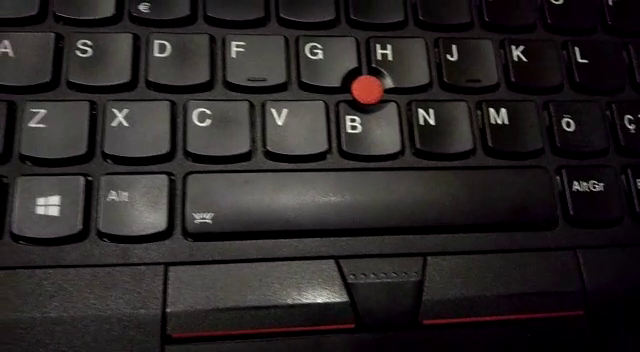
#> input picture frame 34 of videodanRenkSecme/klavye.mp4, 640 x 352 px, given in place of ram.mp4, which was not available
$ python videodanRenkSecme.py
#> lines starting #> are read from the running program, lines starting #| are printed output that depends on the picture; after the words box and inside, x2 and y2 are one past the last pixel; in counts of white or black regions, pixels touching at a corner belong together; pictures that were not available may be replaced by others from this repository, and a replacement may not be noted
import cv2
import numpy as np

webcam = cv2.VideoCapture("ram.mp4")

while True:
    _, imageFrame = webcam.read()
#> imageFrame is the input picture: shape (352, 640, 3); mean B, G, R 37.1, 37.1, 40.8

    if _==False:
        webcam = cv2.VideoCapture("ram.mp4")
        _, imageFrame = webcam.read()

    hsvFrame = cv2.cvtColor(imageFrame, cv2.COLOR_BGR2HSV)
#> hsvFrame: shape (352, 640, 3); mean H, S, V 72.1, 64.6, 41
    kernal = np.ones((5, 5), "uint8")

    cv2.normalize(imageFrame, imageFrame, 50, 200, cv2.NORM_MINMAX)

    red_lower = np.array([136, 87, 111], np.uint8)
    red_upper = np.array([180, 255, 255], np.uint8)
    red_mask = cv2.inRange(hsvFrame, red_lower, red_upper)
#> red_mask: shape (352, 640); every value is 0
    red_mask = cv2.dilate(red_mask, kernal)
    res_red = cv2.bitwise_and(imageFrame, imageFrame, mask = red_mask)
#> res_red: shape (352, 640, 3); every value is 0

    green_lower = np.array([25, 52, 72], np.uint8)
    green_upper = np.array([102, 255, 170], np.uint8)
    green_mask = cv2.inRange(hsvFrame, green_lower, green_upper)
    green_mask = cv2.dilate(green_mask, kernal)
    res_green = cv2.bitwise_and(imageFrame, imageFrame, mask = green_mask)

    blue_lower = np.array([94, 80, 2], np.uint8)
    blue_upper = np.array([120, 255, 255], np.uint8)
    blue_mask = cv2.inRange(hsvFrame, blue_lower, blue_upper)
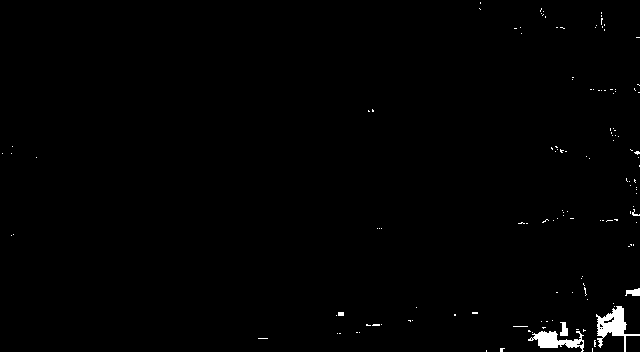
#> blue_mask: shape (352, 640); 0.82% white; 135 white regions (129 under 20 px), largest, box (x1, y1, x2, y2) and area: (596, 306, 640, 352) 713, (528, 331, 584, 352) 547, (625, 288, 640, 296) 83, (560, 322, 568, 336) 82, (338, 312, 344, 316) 24, (632, 209, 640, 216) 22
    blue_mask = cv2.dilate(blue_mask, kernal)
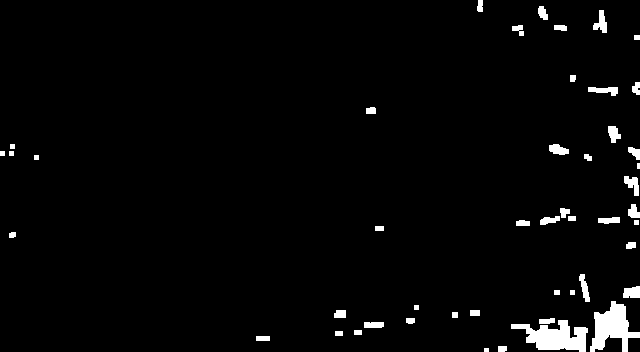
#> blue_mask: shape (352, 640); 2.7% white; 48 white regions (1 under 20 px), largest, box (x1, y1, x2, y2) and area: (511, 320, 588, 352) 1384, (590, 301, 640, 352) 1305, (593, 10, 607, 33) 180
    res_blue = cv2.bitwise_and(imageFrame, imageFrame, mask = blue_mask)
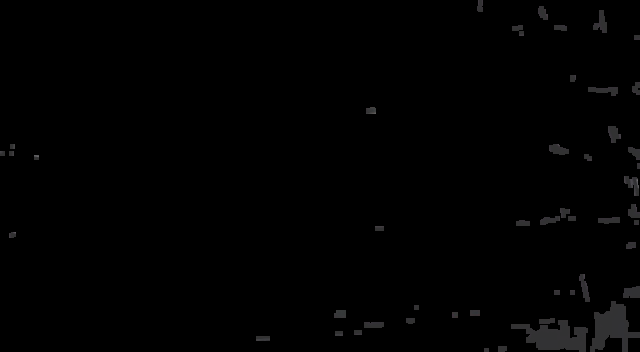
#> res_blue: shape (352, 640, 3); mean B, G, R 1.4, 1.4, 1.4

    black_lower = np.array([0, 0, 0], np.uint8)
    black_upper = np.array([10, 10, 10], np.uint8)
    black_mask = cv2.inRange(hsvFrame, black_lower, black_upper)
#> black_mask: shape (352, 640); 11% white; 277 white regions (209 under 20 px), largest, box (x1, y1, x2, y2) and area: (184, 220, 558, 242) 2752, (161, 282, 460, 348) 1535, (164, 247, 572, 266) 1117
    black_mask = cv2.dilate(black_mask, kernal)
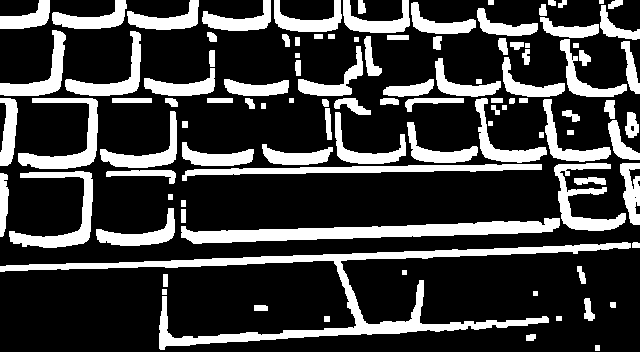
#> black_mask: shape (352, 640); 24.4% white; 105 white regions
    res_black = cv2.bitwise_and(imageFrame, imageFrame, mask = black_mask)
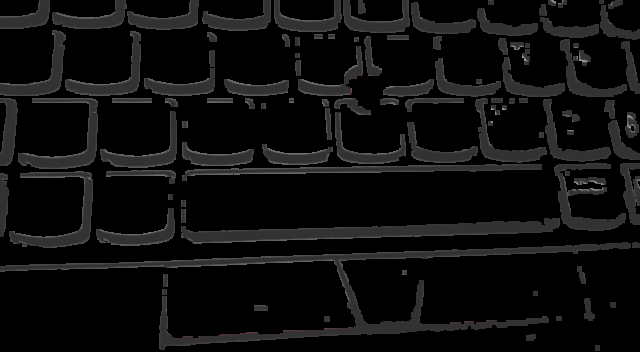
#> res_black: shape (352, 640, 3); mean B, G, R 14.1, 13.9, 14.3

    white_lower = np.array([220, 220, 220], np.uint8)
    white_upper = np.array([255, 255, 255], np.uint8)
    white_mask = cv2.inRange(hsvFrame, white_lower, white_upper)
    cv2.imshow("hsv",hsvFrame)
    cv2.imshow("1",white_mask)
    white_mask = cv2.dilate(white_mask, kernal)
    cv2.imshow("2",white_mask)
    res_white = cv2.bitwise_and(imageFrame, imageFrame, mask = white_mask)
    cv2.imshow("3",res_white)

    imageFrame=cv2.medianBlur(imageFrame,1)
    # cv2.imshow("ben blue",blue_mask)
    contours, hierarchy = cv2.findContours(red_mask,cv2.RETR_TREE,cv2.CHAIN_APPROX_SIMPLE)  # RETR_TREE -> ebeveynler ve çocuklar eşit
#> contours = []
    # print(contours)
    # print(hierarchy)
    for pic,contour in enumerate(contours):  # cv2.CHAIN_APPROX_SIMPLE -> gereksiz noktaları kaldırır kontür sıkılaştırır. alan tasarrufu sağlar
        area=cv2.contourArea(contour)
        if (area>300):
            x,y,w,h=cv2.boundingRect(contour)  # çizilen dikdörtgen içindekinin boyutuna göre şekil alır
            imageFrame=cv2.rectangle(imageFrame,(x,y),(x+w,y+h),(0,0,255),2)
            cv2.putText(imageFrame,"Red Colour",(x,y),cv2.FONT_HERSHEY_SIMPLEX,1.0,(0,0,255))
#> this loop made 0 passes

    contours, hierarchy = cv2.findContours(green_mask,cv2.RETR_TREE,cv2.CHAIN_APPROX_SIMPLE)
    for pic,contour in enumerate(contours):
        area=cv2.contourArea(contour)
        if (area>300):
            x,y,w,h=cv2.boundingRect(contour)
            imageFrame=cv2.rectangle(imageFrame,(x,y),(x+w,y+h),(0,255,0),2)
            cv2.putText(imageFrame,"Green Colour",(x,y),cv2.FONT_HERSHEY_SIMPLEX,1.0,(0,255,0))

    contours, hierarchy = cv2.findContours(blue_mask,cv2.RETR_TREE,cv2.CHAIN_APPROX_SIMPLE)
#> contours = 48 contours, 9 with area under 20; largest, box (x1, y1, x2, y2) and area: (511, 320, 588, 352) 1256, (590, 301, 640, 352) 1197, (623, 286, 640, 298) 148, (593, 10, 607, 33) 145, (624, 176, 639, 196) 140
    for pic,contour in enumerate(contours):
        area=cv2.contourArea(contour)
        if (area>300):
            x,y,w,h=cv2.boundingRect(contour)
            imageFrame=cv2.rectangle(imageFrame,(x,y),(x+w,y+h),(255,0,0),2)
            cv2.putText(imageFrame,"Blue Colour",(x,y),cv2.FONT_HERSHEY_SIMPLEX,1.0,(255,0,0))
#> this loop made 48 passes
#> (area, x, y, w, h) on passes 7, 14: (1256.5, 511, 320, 77, 32), (1197, 590, 301, 50, 51)
#> area on passes 2, 6, 8, 9, 12, 17: 38.5, 92.5, 60, 37, 71.5, 147.5
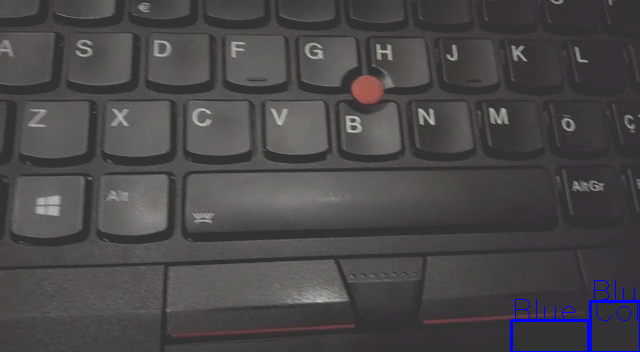
#> imageFrame: shape (352, 640, 3); mean B, G, R 72.9, 71.5, 73.7

    contours, hierarchy = cv2.findContours(black_mask,cv2.RETR_TREE,cv2.CHAIN_APPROX_SIMPLE)
#> contours = 107 contours, 10 with area under 20; largest, box (x1, y1, x2, y2) and area: (0, 242, 631, 350) 7320, (181, 218, 560, 244) 4078, (182, 164, 542, 181) 1884, (9, 171, 93, 248) 1647, (18, 98, 98, 169) 1584
    for pic,contour in enumerate(contours):
        area=cv2.contourArea(contour)
        if (area>300):
            x,y,w,h=cv2.boundingRect(contour)
            imageFrame=cv2.rectangle(imageFrame,(x,y),(x+w,y+h),(0,0,0),2)
            cv2.putText(imageFrame,"Black Colour",(x,y),cv2.FONT_HERSHEY_SIMPLEX,1.0,(0,0,0))
#> this loop made 107 passes
#> (area, x, y, w, h) on passes 14, 15, 17, 21, 22, 23, 24, 25, 27, 28, 29, 32: (7320.5, 0, 242, 631, 108), (4077.5, 181, 218, 379, 26), (995.5, 96, 208, 79, 38), (374.5, 0, 173, 9, 64), (1647, 9, 171, 84, 77), (361.5, 106, 170, 70, 14), (1884.5, 182, 164, 360, 17), (684, 620, 163, 20, 62), (1458.5, 554, 163, 72, 68), (758, 262, 144, 71, 21), (829.5, 182, 142, 72, 24), (852.5, 407, 122, 71, 41)
#> area on passes 2, 5, 6, 7, 12, 13: 47, 63.5, 24.5, 134, 75, 33
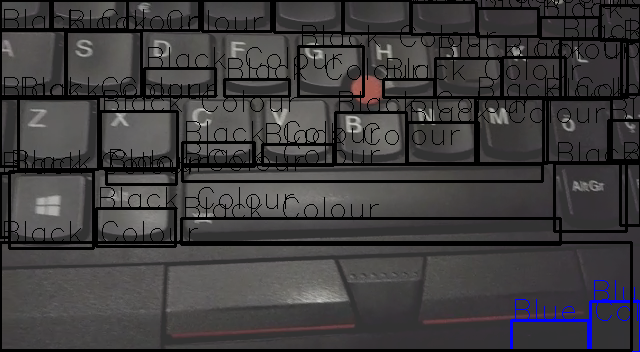
#> imageFrame: shape (352, 640, 3); 15.53% of pixels changed, all inside (x1, y1, x2, y2) = (0, 0, 640, 352)

    contours, hierarchy = cv2.findContours(white_mask,cv2.RETR_TREE,cv2.CHAIN_APPROX_SIMPLE)
#> contours = []
    for pic,contour in enumerate(contours):
        area=cv2.contourArea(contour)
        if (area>50):
            x,y,w,h=cv2.boundingRect(contour)
            imageFrame=cv2.rectangle(imageFrame,(x,y),(x+w,y+h),(220,90,240),2)
            cv2.putText(imageFrame,"White Colour",(x,y),cv2.FONT_HERSHEY_SIMPLEX,1.0,(220,90,240))

    cv2.imshow("Benimki", imageFrame)

    if cv2.waitKey(50) & 0xFF == ord('q'):
#> (key q is pressed here)
        webcam.release()
        cv2.destroyAllWindows()
        break

$ run again, starting later in the video
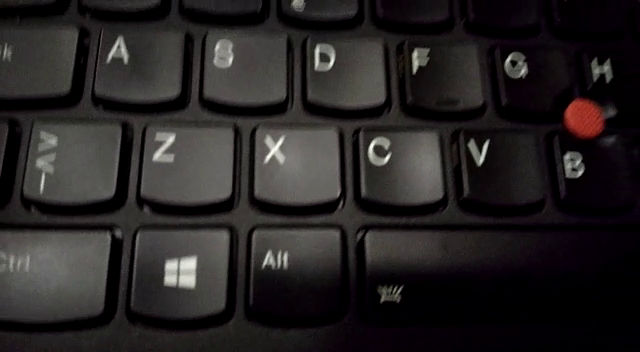
#> input picture frame 154 of videodanRenkSecme/klavye.mp4, 640 x 352 px, given in place of ram.mp4, which was not available
#> imageFrame is the input picture: shape (352, 640, 3); mean B, G, R 35.3, 35.2, 38.4
#> hsvFrame: shape (352, 640, 3); mean H, S, V 71.2, 76.4, 38.7
#> green_mask: shape (352, 640); every value is 0
#> res_green: shape (352, 640, 3); every value is 0
#> `contours, hierarchy = cv2.findContours(red_mask,cv2.RETR_TREE,cv2.CHAI..`: contours = 3 contours, 2 with area under 20; largest, box (x1, y1, x2, y2) and area: (567, 124, 572, 130) 20
#> the loop `for pic,contour in enumerate(contours):` made 3 passes
#> (contour, area) on pass 2: ([[567, 124], [567, 129], [571, 129], [571, 124]], 20)
#> `contours, hierarchy = cv2.findContours(green_mask,cv2.RETR_TREE,cv2.CH..`: contours = []
#> `contours, hierarchy = cv2.findContours(blue_mask,cv2.RETR_TREE,cv2.CHA..`: contours = 79 contours, 34 with area under 20; largest, box (x1, y1, x2, y2) and area: (394, 248, 640, 352) 9150, (553, 191, 635, 219) 823, (355, 282, 382, 326) 628, (306, 284, 351, 322) 462, (574, 27, 627, 41) 285
#> the loop `for pic,contour in enumerate(contours):` made 79 passes
#> (area, x, y, w, h) on passes 12, 13, 19, 40: (461.5, 306, 284, 45, 38), (627.5, 355, 282, 27, 44), (9149.5, 394, 248, 246, 104), (823, 553, 191, 82, 28)
#> after the loop `for pic,contour in enumerate(contours):`:
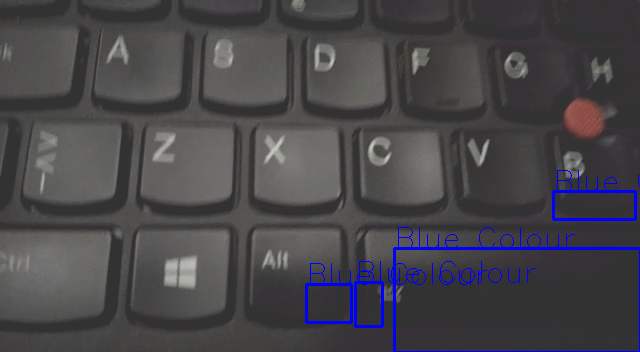
#> imageFrame: shape (352, 640, 3); mean B, G, R 74.4, 69.7, 71.5
#> `contours, hierarchy = cv2.findContours(black_mask,cv2.RETR_TREE,cv2.CH..`: contours = 87 contours, 19 with area under 20; largest, box (x1, y1, x2, y2) and area: (369, 278, 474, 329) 3335, (243, 228, 352, 329) 2398, (0, 233, 123, 334) 2279, (124, 232, 237, 331) 2274, (19, 122, 133, 216) 2109
#> the loop `for pic,contour in enumerate(contours):` made 87 passes
#> (area, x, y, w, h) on passes 14, 16, 20, 22, 24, 25, 26, 28: (1445, 558, 294, 82, 29), (737, 474, 286, 34, 40), (3335, 369, 278, 105, 51), (417, 594, 269, 46, 15), (2279, 0, 233, 123, 101), (2274, 124, 232, 113, 99), (2397.5, 243, 228, 109, 101), (898, 355, 225, 18, 101)
#> after the loop `for pic,contour in enumerate(contours):`:
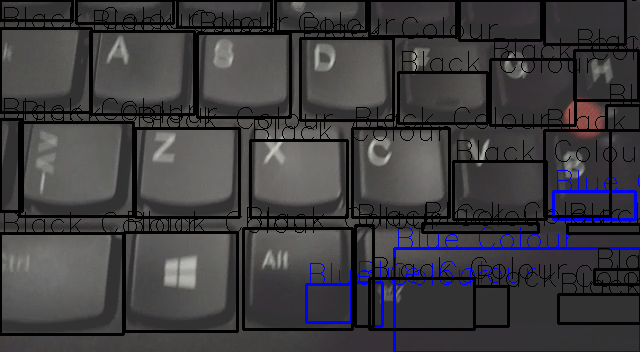
#> imageFrame: shape (352, 640, 3); 14.08% of pixels changed, all inside (x1, y1, x2, y2) = (0, 0, 640, 336)
#> `contours, hierarchy = cv2.findContours(white_mask,cv2.RETR_TREE,cv2.CH..`: contours = []

$ run again, starting later in the video
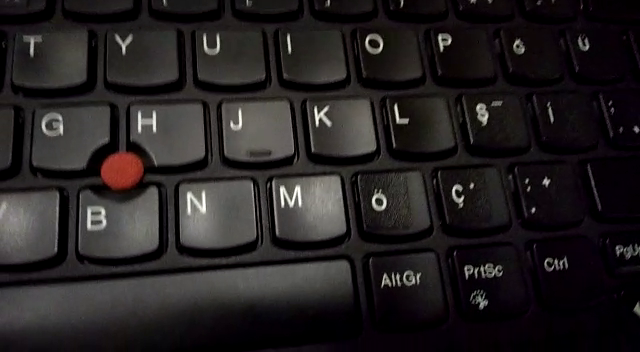
#> input picture frame 275 of videodanRenkSecme/klavye.mp4, 640 x 352 px, given in place of ram.mp4, which was not available
#> imageFrame is the input picture: shape (352, 640, 3); mean B, G, R 32.9, 32.4, 36.1
#> hsvFrame: shape (352, 640, 3); mean H, S, V 77.9, 82.2, 36.4
#> green_mask: shape (352, 640); every value is 0
#> res_green: shape (352, 640, 3); every value is 0
#> `contours, hierarchy = cv2.findContours(red_mask,cv2.RETR_TREE,cv2.CHAI..`: contours = [[[102, 176], [102, 181], [107, 181], [107, 176]]]
#> the loop `for pic,contour in enumerate(contours):` made 1 pass
#> (pic, contour, area) on pass 1: (0, [[102, 176], [102, 181], [107, 181], [107, 176]], 25)
#> `contours, hierarchy = cv2.findContours(green_mask,cv2.RETR_TREE,cv2.CH..`: contours = []
#> `contours, hierarchy = cv2.findContours(blue_mask,cv2.RETR_TREE,cv2.CHA..`: contours = 97 contours, 27 with area under 20; largest, box (x1, y1, x2, y2) and area: (606, 280, 640, 352) 1281, (303, 318, 358, 344) 721, (598, 238, 635, 278) 476, (540, 302, 592, 317) 402, (552, 329, 572, 352) 358
#> the loop `for pic,contour in enumerate(contours):` made 97 passes
#> (area, x, y, w, h) on passes 9, 14, 25, 35, 49, 53: (357.5, 552, 329, 20, 23), (721, 303, 318, 55, 26), (402.5, 540, 302, 52, 15), (1281, 606, 280, 34, 72), (475.5, 598, 238, 37, 40), (311.5, 614, 230, 26, 20)
#> after the loop `for pic,contour in enumerate(contours):`:
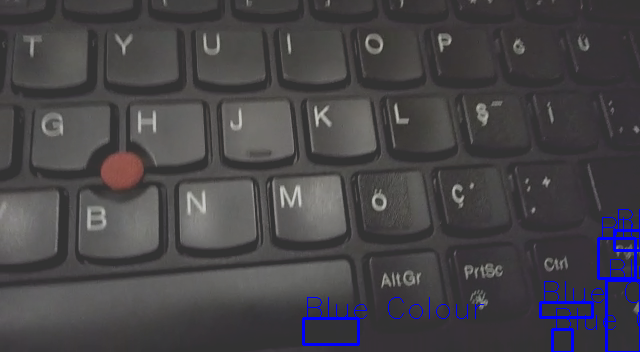
#> imageFrame: shape (352, 640, 3); mean B, G, R 72.1, 68.3, 70.5
#> `contours, hierarchy = cv2.findContours(black_mask,cv2.RETR_TREE,cv2.CH..`: contours = 133 contours, 29 with area under 20; largest, box (x1, y1, x2, y2) and area: (361, 247, 451, 335) 2055, (74, 181, 170, 267) 1879, (173, 176, 265, 259) 1822, (171, 328, 338, 352) 1812, (173, 254, 364, 341) 1786
#> the loop `for pic,contour in enumerate(contours):` made 133 passes
#> (area, x, y, w, h) on passes 6, 26, 29, 32, 34, 37, 39, 41: (1811.5, 171, 328, 167, 24), (380, 531, 268, 25, 46), (351.5, 460, 258, 27, 23), (335, 541, 254, 30, 20), (1785.5, 173, 254, 191, 87), (2055, 361, 247, 90, 88), (1689, 445, 241, 72, 83), (326, 610, 238, 30, 30)
#> after the loop `for pic,contour in enumerate(contours):`:
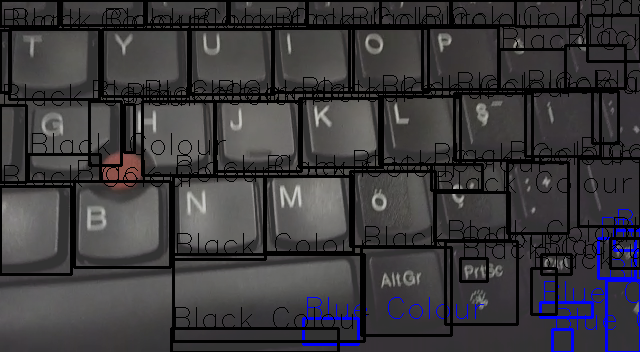
#> imageFrame: shape (352, 640, 3); 17.31% of pixels changed, all inside (x1, y1, x2, y2) = (0, 0, 640, 352)
#> `contours, hierarchy = cv2.findContours(white_mask,cv2.RETR_TREE,cv2.CH..`: contours = []
